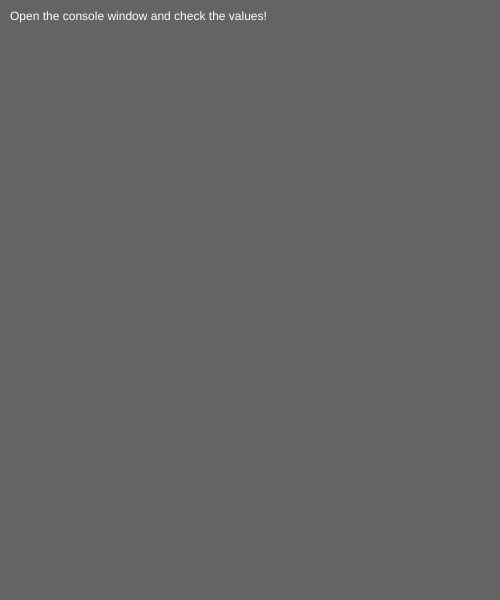
Frame 1 (no input)
Frame 60 (no input): identical to frame 1, image omitted
Frame 120 (the mouse pressed at the canvas centre since frame 60): identical to frame 1, image omitted

The p5.js sketch that drew this single still picture (run headless with seeded random() and noise() and a simulated clock; from frame 60 on, the mouse is pressed at the canvas centre):

// p5.js sketch
// ── sketch.js
// IMA NYU Shanghai
// MOQN
// Sep 7 2017


// equal operator
// == vs. ===


let number = 10;

function setup() {
  createCanvas(500,600);
  background(100);

  print(10 == '10');
  print(10 === '10');
  print(10 === number);

  fill(255);
  text("Open the console window and check the values!", 10, 20);
}

function draw() {
  //
}
